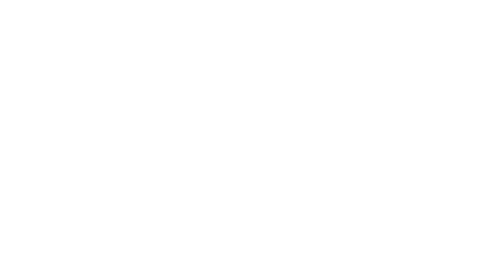
Frame 1 (no input)
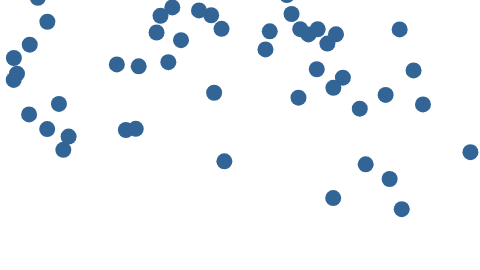
Frame 60 (no input)
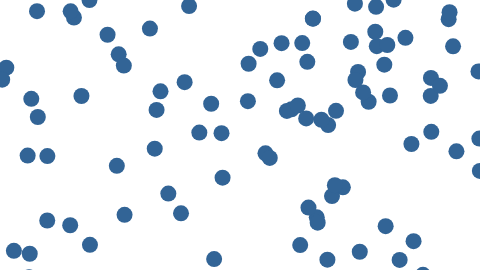
Frame 120 (the mouse pressed at the canvas centre since frame 60)

The p5.js sketch that drew these frames (run headless with seeded random() and noise() and a simulated clock; from frame 60 on, the mouse is pressed at the canvas centre):

// p5.js sketch
// ── sketch.js
// Learning Processing
// Daniel Shiffman
// http://www.learningprocessing.com

// Example 10-7: Drops one at a time

// An array of drops
var drops = [];

// New variable to keep track of total number of drops we want to use!
var totalDrops = 0;

function setup() {
  createCanvas(480, 270);
}

function draw() {
  background(255);

  // Initialize one drop
  drops[totalDrops] = new Drop();

  // Increment totalDrops
  totalDrops++ ;

  // If we hit the end of the array
  if (totalDrops >= 1000) {
    totalDrops = 0; //Start over
  }

  // Move and display drops
  for (var i = 0; i < totalDrops; i++ ) { // New! We no longer move and display all drops, but rather only the “totalDrops” that are currently present in the game.
    drops[i].move();
    drops[i].display();
  }
}


// ── drop.js
// Learning Processing
// Daniel Shiffman
// http://www.learningprocessing.com

// Example 10-7: Drops one at a time

function Drop() {
  this.r = 8;                 // All raindrops are the same size
  this.x = random(width);     // Start with a random x location
  this.y = -this.r*4;              // Start a little above the window
  this.speed = random(1, 5);   // Pick a random speed
  this.c = color(50, 100, 150); // Color

  // Move the raindrop down
  this.move = function() {
    // Increment by speed
    this.y += this.speed;
  }

  // Check if it hits the bottom
  this.reachedBottom = function() {
    // If we go a little beyond the bottom
    if (this.y > height + this.r*4) { 
      return true;
    } else {
      return false;
    }
  }

  // Display the raindrop
  this.display = function() {
    // Display the drop
    fill(this.c);
    noStroke();
    ellipse(this.x, this.y, this.r*2, this.r*2);
  }

  // If the drop is caught
  this.caught = function() {
    // Stop it from moving by setting speed equal to zero
    this.speed = 0; 
    // Set the location to somewhere way off-screen
    this.y = -1000;
  }
}
